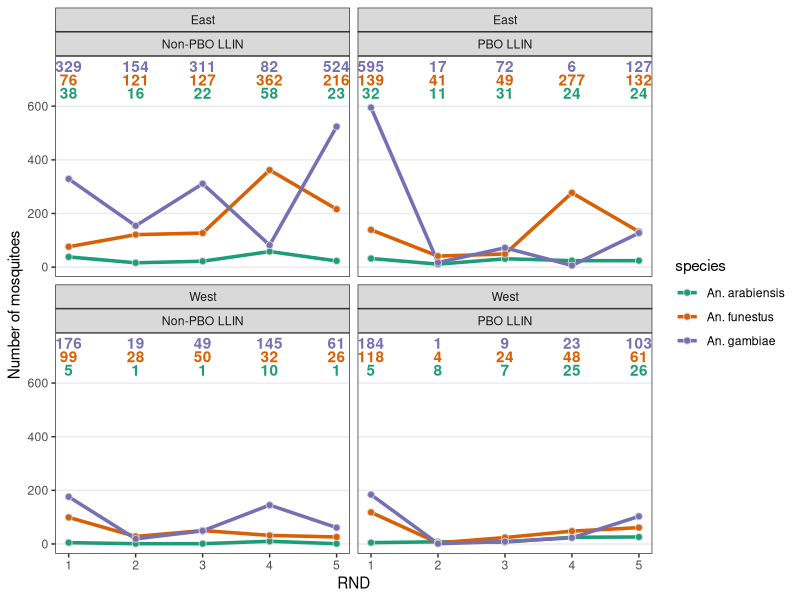

This figure's R source:
library(data.table)
library(ggplot2)
library(stringr)

# Load the data
all.data <- fread('PBO Ento ALL molecular data V5 31-03-23 merged.csv', na.strings = '')

# Give the net types their actual names
net.code.conversion <- c('PermaNet-2', 'PermaNet-3', 'Olyset', 'OlysetPlus')
all.data$Net.intend <- net.code.conversion[all.data$Net.intend]
all.data$Net.actual <- net.code.conversion[all.data$Net.actual]
llin.code.conversion <- c('Non-PBO LLIN', 'PBO LLIN')
all.data$LLIN.intend <- llin.code.conversion[all.data$LLIN.intend]
all.data$LLIN.actual <- llin.code.conversion[all.data$LLIN.actual]
all.data[, wgs.sample.id := paste(HHID, str_pad(ID, 3, pad = '0'), sep = '')]

# Fix the species names
species.conversion <- c('AO'  = 'An. sp',
                        'AR'  = 'An. arabiensis',
                        'FUN' = 'An. funestus',
                        'LEE' = 'An. leesoni',
                        'M'   = 'An. coluzzii',
                        'MOU' = 'An. moucheti',
                        'PAR' = 'An. parensis',
                        'RIV' = 'An. rivulorum',
                        'S'   = 'An. gambiae')
all.data[, species := ..species.conversion[MolSpecies]]

# Fix some of the gene names
gene.conversion <- c('Cyp4J5' = 'Cyp4j5',
                     'Coeaed1' = 'Coeae1d',
                     'Cyp6P4' = 'Cyp6p4',
                     'X6AA' = 'Cyp6aa',
                     'X6AA_Dup' = 'Cyp6aa_Dup')
setnames(all.data, names(gene.conversion), gene.conversion)

# Remove rows with no clear LLIN or species data
all.data <- all.data[!is.na(LLIN.actual), ] %>%
            .[!is.na(species), ]
fwrite(all.data, file="ento_geno_plasmo_data.csv", sep = ',')

# Plot sample sizes
num.mozzies <- all.data[MolSpecies %in% c('AR', 'FUN', 'S'), 
                        aggregate(wgs.sample.id, 
                                  by = list(species = species, 
                                            LLIN.actual = LLIN.actual, 
                                            Location = Location, 
                                            RND = RND), 
                                  length, 
                                  drop = F
                        )
]

frequency.line.plot <- ggplot(num.mozzies, aes(x=RND, y=x, fill = species, color = species)) + 
                       geom_line(size = 1.2) +
                       geom_point(color = 'grey80', pch = 21, size = 2) +
                       geom_text(aes(label = x, 
                                     y = c('An. arabiensis' = 650, 
                                           'An. funestus' = 700,
                                           'An. gambiae' = 750)[species],
                                     fontface = 'bold'),
                                 show.legend = F) +
                       facet_wrap(~ Location + LLIN.actual) +
			           ylab('Number of mosquitoes') +
			           scale_fill_brewer(palette = 'Dark2') +
			           scale_color_brewer(palette = 'Dark2') +
			           theme_bw() +
                       theme(panel.grid.major.x = element_blank(),
                             panel.grid.minor.x = element_blank(),
                             panel.grid.minor.y = element_blank())
#print(frequency.line.plot)
ggsave('sample_numbers.png', frequency.line.plot, width = 9, height = 7)

# Sample sizes for manuscript Table 1:
sample.sizes <- data.table(num.mozzies)[, sum(x), by = c('species', 'RND')] %>%
                dcast(species ~ RND) %>%
                setkey('species') %>%
				.[c('An. gambiae', 'An. arabiensis', 'An. funestus')]

cat('\nSample sizes of three main species:\n')
print(sample.sizes)

other.mozzies <- all.data[MolSpecies %in% c('M', 'LEE', 'PAR', 'RIV', 'MOU'), 
                          aggregate(wgs.sample.id, 
                                    by = list(RND = RND), 
                                    length, 
                                    drop = F
                        )
]
cat('\nSample sizes of combined coluzzii, parensis, leesoni, rivulorum and mouchetti:\n')
print(other.mozzies)


